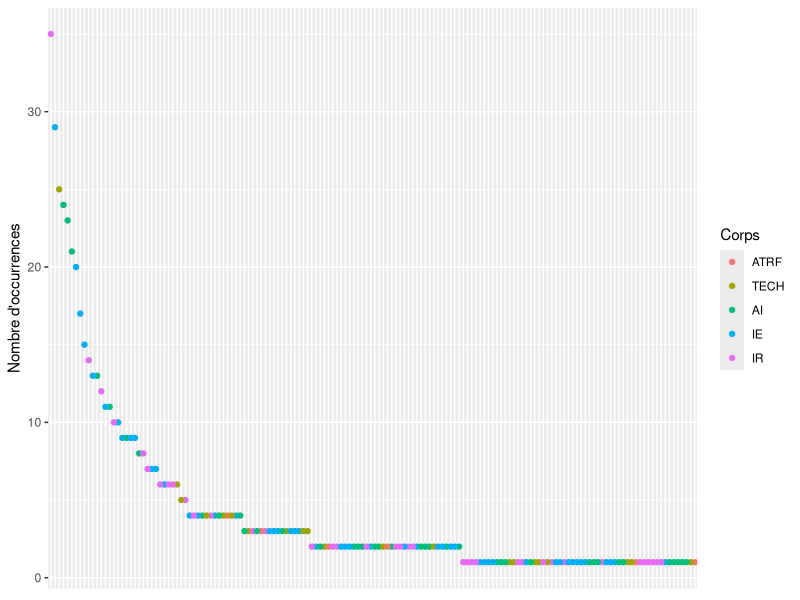
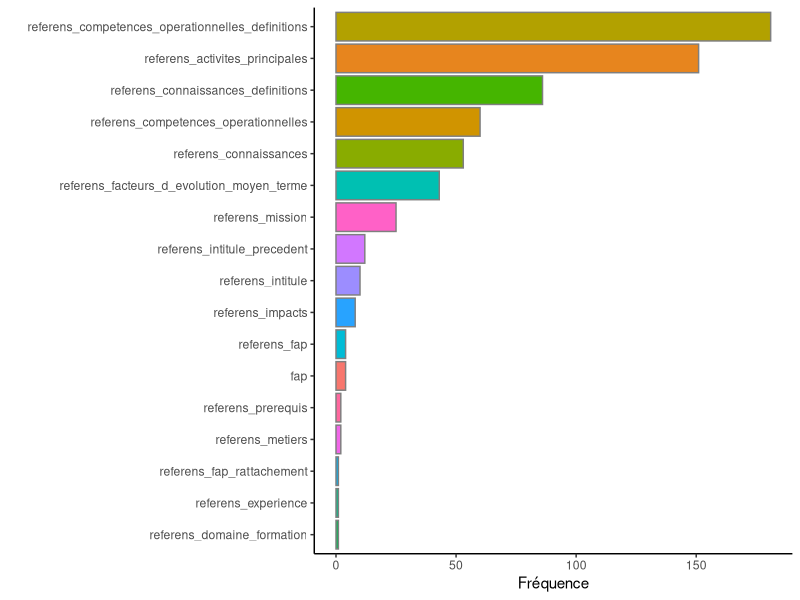
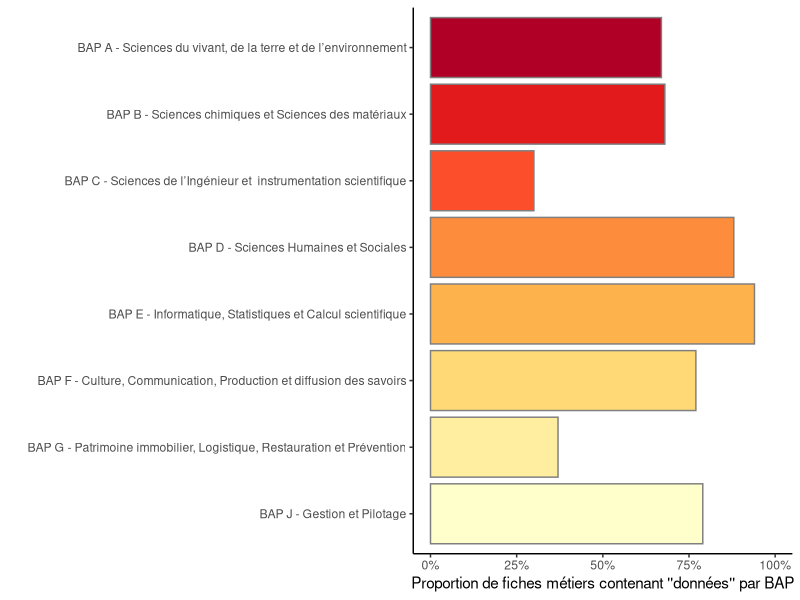
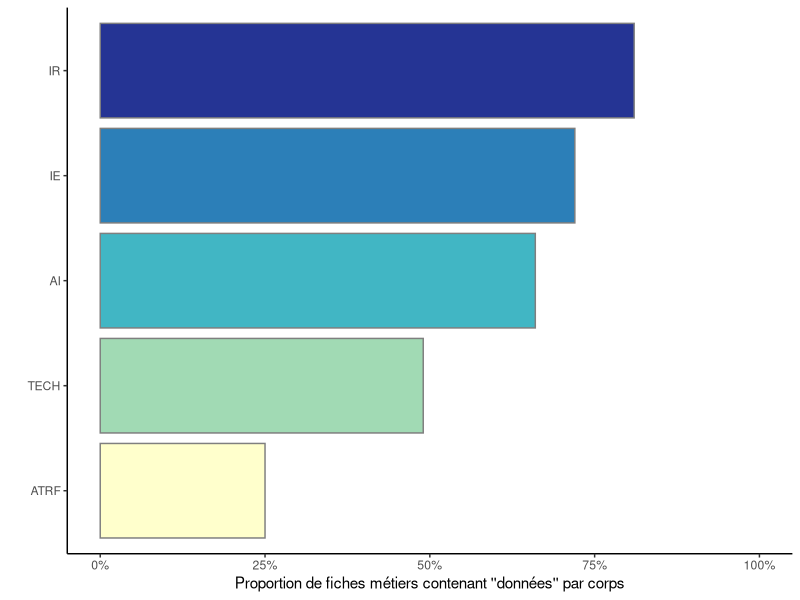
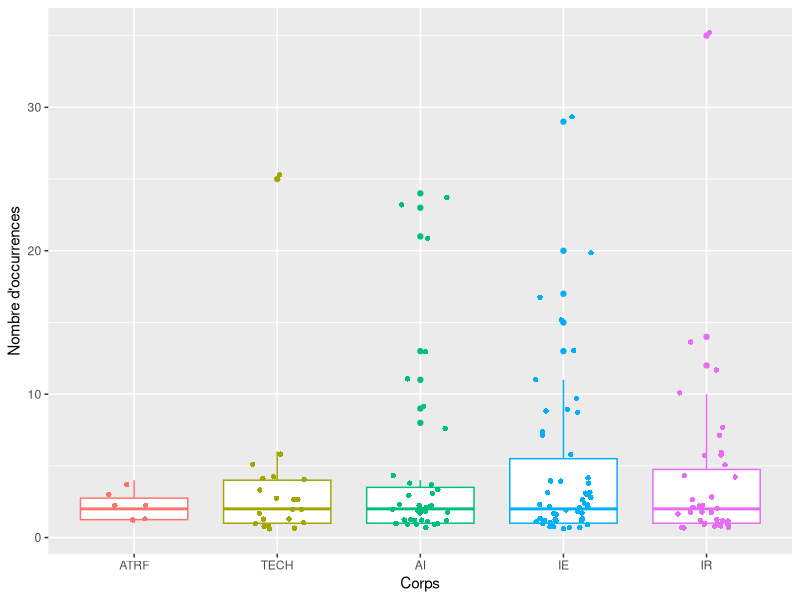

Here is the R script that generated these plots, in order: (Note: this script raises an error after producing the figures.)
## ---- chunk 1
knitr::opts_chunk$set(echo = TRUE)
library(tidyr, quietly = TRUE)
library(dplyr, quietly = TRUE)
library(tibble, quietly = TRUE)
library(stringr, quietly = TRUE)
library(ggplot2, quietly = TRUE)
library(forcats, quietly = TRUE)
library(tm, quietly = TRUE)
library(RColorBrewer, quietly = TRUE)
library(knitr, quietly = TRUE)
## ---- chunk 2
data <- read.csv2("fr-esr_referentiel_metier_referens_3.csv") %>%
  mutate(Id = row_number())
names(data) #noms de colonnes

variables <- data %>%
  select(-Id) %>%
  colnames()
## ---- chunk 3
donnees <- "Donnees|donnees|Données|données|Donnee|donnee|Donnée|donnée"
## ---- chunk 4
denombrement <- data %>%
  column_to_rownames("Id") %>%
  #select(Nom des colonnes, séparées par une virgule) %>%
  mutate_all(str_count, donnees) %>%
  mutate(somme = rowSums(.)) %>%
  rownames_to_column("Id") %>%
  filter(somme > 0) %>%
  arrange(desc(somme))
  
data_filtered <- data %>%
  filter(Id %in% denombrement$Id) %>%
  mutate(Id = as.character(Id)) %>%
  left_join(denombrement %>% select(Id, somme), by = "Id") %>%
  arrange(desc(somme))
## ---- chunk 5
# Classer les corps dans l'ordre hiérarchique
ordre_corps <- c("ATRF", "TECH", "AI", "IE", "IR")

data_filtered %>%
    mutate(referens_id = fct_reorder(referens_id, -somme),
         referens_cs=factor(referens_cs, levels = ordre_corps)) %>%
  ggplot(aes(x = referens_id, y = somme, color=referens_cs)) +
  geom_point() +
  labs(y = "Nombre d'occurrences", color="Corps") +
  theme(axis.title.x=element_blank(),
        axis.text.x=element_blank(),
        axis.ticks.x=element_blank())
## ---- chunk 6
denombrement %>%
  select(-somme) %>%
  column_to_rownames("Id") %>%
  summarise_all(sum) %>%
  rownames_to_column("Id") %>%
  gather("variable", "somme", -Id) %>%
  filter(somme > 0) %>%
  ggplot(aes(x=fct_reorder(variable, somme), y = somme)) +
  geom_col(aes(fill = variable), color = "grey50") +
  labs(x = "", y = "Fréquence")+
  coord_flip()+
  theme_classic() +
  theme(legend.position = "none")
## ---- chunk 7
BAP_filtered <- data_filtered %>%
  count(bap) %>%
  arrange(bap)

BAP <- data %>%
  count(bap)

BAP_filtered_pourcentage <- BAP_filtered %>%
  left_join(BAP, BAP_filtered, by = "bap") %>%
  mutate(pourcentage_bap=round(n.x/n.y,2),
         bap=fct_reorder(bap, bap, .desc = TRUE))

BAP_filtered_pourcentage %>%
  ggplot(aes(x = bap, y = pourcentage_bap)) +
  geom_col(aes(fill = bap), color = "grey50") +
  labs(x = "", y = "Proportion de fiches métiers contenant ''données'' par BAP") +
  coord_flip() +
  theme_classic() +
  theme(legend.position = "none") +
  scale_fill_manual(values = brewer.pal(8, "YlOrRd")) +
  scale_y_continuous(labels = scales::percent, limits = c(0,1))
## ---- chunk 8

corps_filtered <- data_filtered %>%
  count(referens_cs) %>%
  arrange(desc(n))

corps <- data %>%
  count(referens_cs)

corps_filtered_pourcentage <- corps_filtered %>%
  left_join(corps, corps_filtered, by = "referens_cs") %>%
  mutate(pourcentage_corps=round(n.x/n.y,2),
         referens_cs=factor(referens_cs, levels = ordre_corps))

corps_filtered_pourcentage %>%
  ggplot(aes(x = referens_cs, y = pourcentage_corps)) +
  geom_col(aes(fill = referens_cs), color = "grey50") +
  labs(x = "", y = "Proportion de fiches métiers contenant ''données'' par corps") +
  coord_flip() +
  theme_classic() +
  theme(legend.position = "none") +
  scale_fill_manual(values = brewer.pal(5, "YlGnBu")) +
  scale_y_continuous(labels = scales::percent, limits = c(0,1))
## ---- chunk 9
intitule_TRUE <- denombrement %>%
  filter(denombrement$referens_intitule >0 | denombrement$referens_metiers >0)

intitule_filtered <- data_filtered %>%
  filter(Id %in% intitule_TRUE$Id) %>%
  mutate(Id = as.character(Id),
         referens_cs=factor(referens_cs, levels = ordre_corps)) %>%
  left_join(data_filtered %>% select(Id, somme), by = "Id") %>%
  select(referens_intitule, referens_metiers, bap, referens_fap, referens_cs) %>%
  group_by(bap) %>%
  arrange(referens_cs, .by_group = TRUE)
## ---- chunk 10
kable(intitule_filtered, caption = "Métiers incluant le terme 'données' dans leur intitulé")
## ---- chunk 11
top_metiers <- data_filtered %>%
  filter(somme >= 15) %>%
  arrange(desc(somme)) %>%
  select (referens_intitule, bap, referens_fap, referens_cs, somme)

kable(top_metiers, caption = "Métiers incluant au moins 15 fois le terme 'données'")
## ---- chunk 12
data_filtered %>%
      mutate(referens_cs=factor(referens_cs, levels = ordre_corps)) %>%
  ggplot(aes(x = referens_cs, y = somme, color=referens_cs)) +
    geom_boxplot()+
  geom_jitter(shape=16, position=position_jitter (0.2)) +
    labs(x= "Corps", y = "Nombre d'occurrences", color="Corps")+
  theme(legend.position = "none")
## ---- chunk 13
evolution_metiers <- data %>%
  filter(Id %in% denombrement$Id) %>%
  filter(denombrement$referens_facteur_d_evolution_moyen_terme >0) %>%
  mutate(Id = as.character(Id)) %>%
  left_join(denombrement %>% select(Id, somme), by = "Id")

kable(evolution_metiers, caption = "Métiers incluant le terme 'données' dans les facteurs d'évolution à moyen terme")
## ---- chunk 14
suppression_metiers <- data %>%
    filter(Id %in% denombrement$Id) %>%
    filter(denombrement$referens_intitule_precedent >0) %>%
    filter(denombrement$referens_intitule == 0) %>%
  mutate(Id = as.character(Id)) %>%
  left_join(denombrement %>% select(Id, somme), by = "Id") %>%
  arrange(desc(somme)) %>%
  select(referens_intitule, bap, referens_fap, referens_intitule_precedent, referens_cs) %>%
  group_by(bap)

kable(evolution_metiers, caption = "Métiers dont l'ancien intitulé incluait le terme 'données' mais pas l'intitulé actuel")
